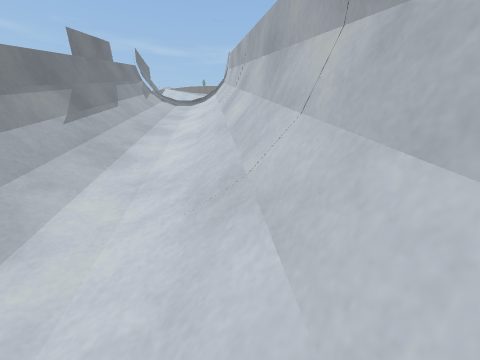
View 1 (above)

12 first-person views from a walk through a scene from a Unity 3-D project. The camera is 1.3 m above the floor, tilts 4° down and sees 85° across. The floor is counted in squares, 1 m on a side. Each view is taken from the middle of a square. On the plan, view 1 faces up. The plan holds only what a view shows up to about 13 squares ahead; the rest is blank. The place goes on beyond the plan. Some animated figures are not drawn. Some surface patterns are stand-ins.

View 2
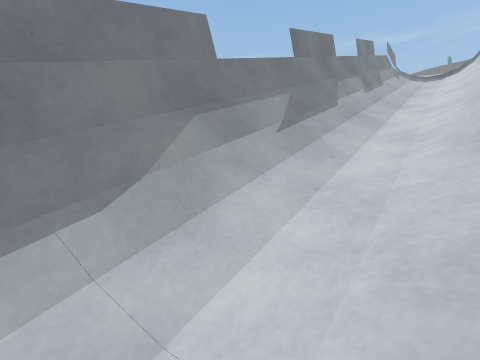

View 3
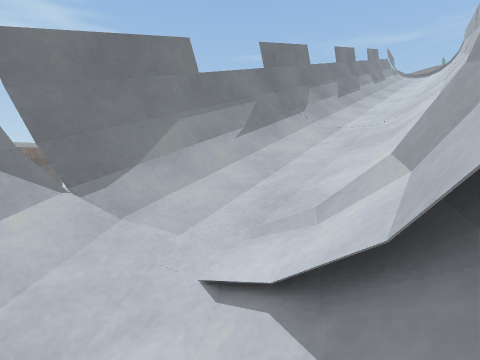

View 4
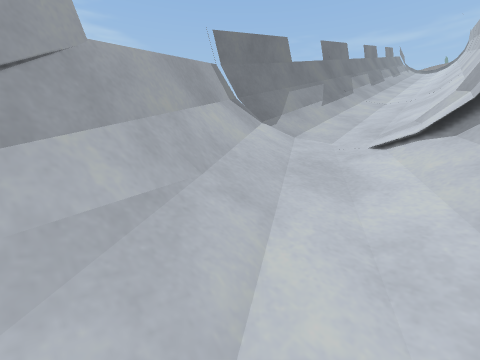

View 5
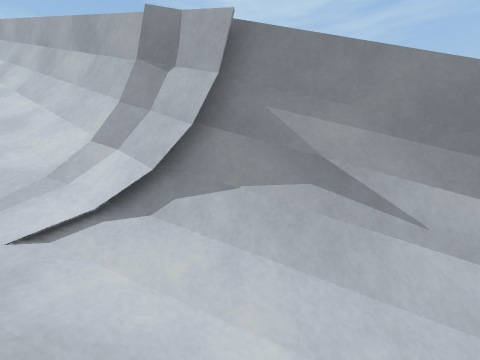

View 6
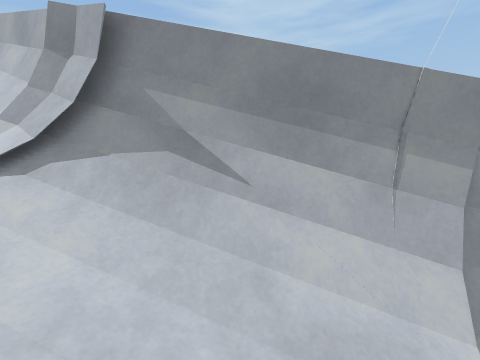

View 7
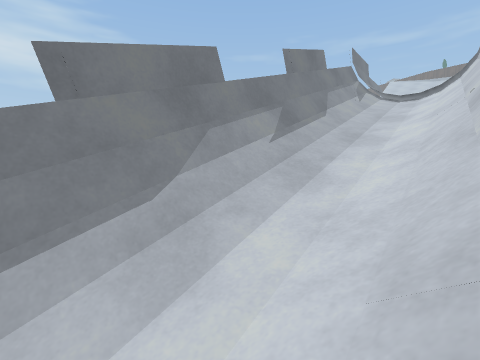

View 8
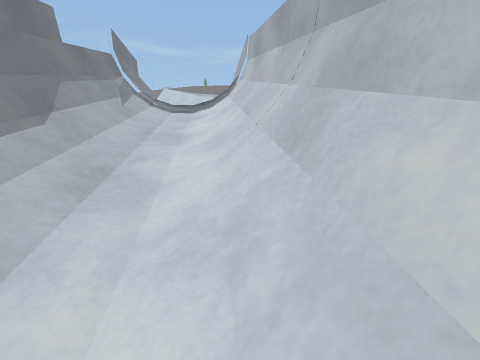

View 9
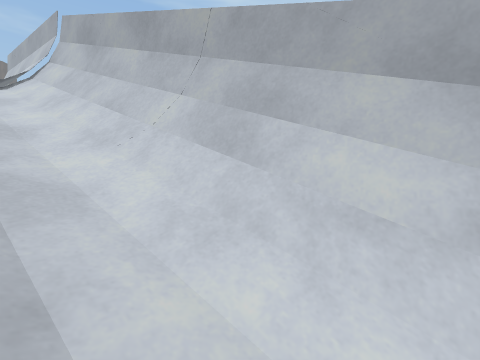

View 10
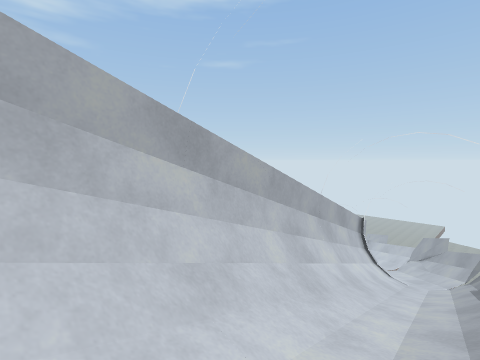

View 11
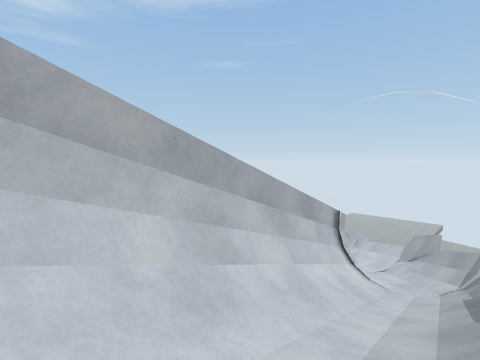

View 12
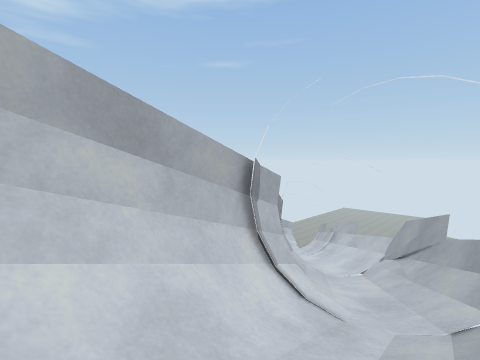

### Floor plan
Key: @ floor where view 1 was taken; # wall or solid block; / step, stairs or slope; = window, fence, low wall or low ledge.
Columns run from 6 left of view 1 to 6 right of it. Each row starts with its distance up from view 1.
 15 #=///##
 14 #=///##
 13 #=///=#
 12 ##///=#
 11 ##///=#
 10  #///=#
  9  #////#
  8  #////#
  7  #////#
  6  #=///##
  5  #=///##
  4  #=///=#
  3  ##///=#
  2  ##///=#
  1   #////#
  0   #///@#
 -1   #////#
 -2   #=///##
 -3   #=///##
 -4   #=///=#
 -5   #=///=#
 -6   ##///=#
 -7   ##///=#
 -8    #////#
 -9    #////#
-10    #////##
-11    #=///##
-12    ##////##
-13     #=////#
-14     ##////##
-15      #=////##
-16      ##////=#

Positions as (right, up) in squares from view 1, and headings:
1: (0, 0), facing up
2: (0, -5), facing up-left
3: (2, -12), facing up-left
4: (2, -16), facing up-left
5: (0, -14), facing up-right
6: (1, -16), facing up-right
7: (0, 1), facing up-left
8: (-1, 5), facing up
9: (-3, 5), facing up-right
10: (-3, 5), facing down-right
11: (-3, 2), facing down-right
12: (-2, -5), facing down-right
